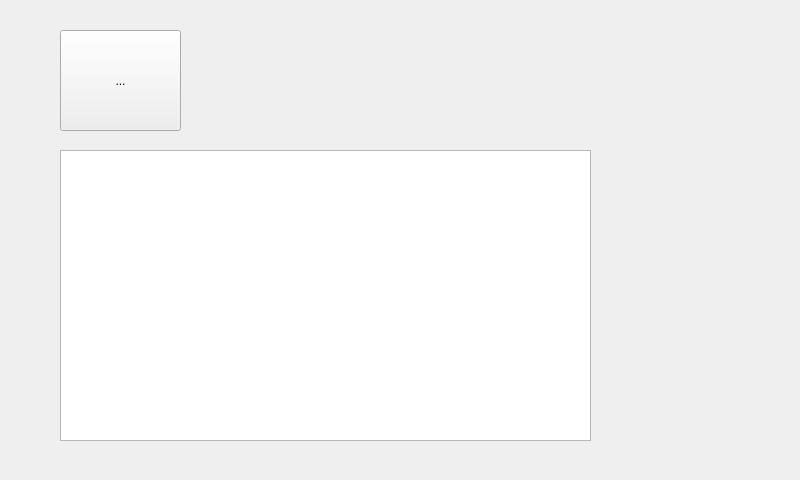
<?xml version="1.0" encoding="UTF-8"?>
<ui version="4.0">
 <class>MainWindow</class>
 <widget class="QMainWindow" name="MainWindow">
  <property name="geometry">
   <rect>
    <x>0</x>
    <y>0</y>
    <width>800</width>
    <height>480</height>
   </rect>
  </property>
  <property name="windowTitle">
   <string>MainWindow</string>
  </property>
  <widget class="QWidget" name="centralWidget">
   <widget class="QTextEdit" name="textEdit">
    <property name="geometry">
     <rect>
      <x>60</x>
      <y>150</y>
      <width>531</width>
      <height>291</height>
     </rect>
    </property>
   </widget>
   <widget class="QToolButton" name="toolButton">
    <property name="geometry">
     <rect>
      <x>60</x>
      <y>30</y>
      <width>121</width>
      <height>101</height>
     </rect>
    </property>
    <property name="text">
     <string>...</string>
    </property>
    <property name="icon">
     <iconset resource="btrfcomm.qrc">
      <normaloff>:/interOn.png</normaloff>
      <normalon>:/interOff.png</normalon>:/interOn.png</iconset>
    </property>
    <property name="iconSize">
     <size>
      <width>100</width>
      <height>100</height>
     </size>
    </property>
   </widget>
  </widget>
 </widget>
 <layoutdefault spacing="6" margin="11"/>
 <resources>
  <include location="btrfcomm.qrc"/>
 </resources>
 <connections/>
</ui>
